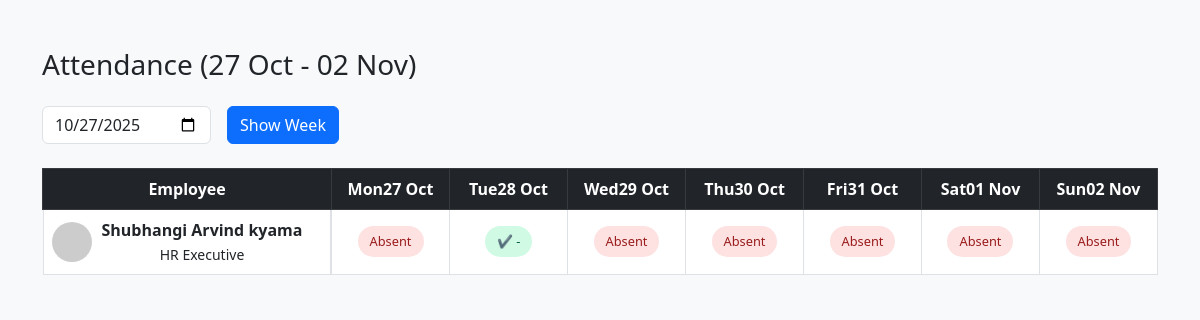
The page /atten_history.php (signed in) on the database its author committed.
### tables this page shows
CREATE TABLE IF NOT EXISTS `employees` (
  `id` int NOT NULL AUTO_INCREMENT,
  `employee_id` varchar(50) DEFAULT NULL,
  `candidate_id` int DEFAULT NULL,
  `full_name` varchar(100) DEFAULT NULL,
  `email` varchar(100) DEFAULT NULL,
  `password` varchar(255) DEFAULT NULL,
  `contact` varchar(15) DEFAULT NULL,
  `gender` varchar(10) DEFAULT NULL,
  `qualification` varchar(100) DEFAULT NULL,
  `dob` date DEFAULT NULL,
  `photo` varchar(255) DEFAULT NULL,
  `experience_status` enum('Yes','No') DEFAULT NULL,
  `experience_details` text,
  `created_at` datetime DEFAULT CURRENT_TIMESTAMP,
  `job_id` int DEFAULT NULL,
  `account_no` varchar(30) DEFAULT NULL,
  `ifsc_code` varchar(15) DEFAULT NULL,
  `bank_name` varchar(100) DEFAULT NULL,
  PRIMARY KEY (`id`),
  UNIQUE KEY `employee_id` (`employee_id`),
  UNIQUE KEY `email` (`email`),
  KEY `candidate_id` (`candidate_id`)
);

CREATE TABLE IF NOT EXISTS `jobs` (
  `job_id` int NOT NULL AUTO_INCREMENT,
  `title` varchar(255) DEFAULT NULL,
  `description` text,
  `posted_date` date NOT NULL DEFAULT (curdate()),
  `from_date` date DEFAULT NULL,
  `to_date` date DEFAULT NULL,
  `image` varchar(255) DEFAULT NULL,
  PRIMARY KEY (`job_id`)
);

CREATE TABLE IF NOT EXISTS `attendance` (
  `id` int NOT NULL AUTO_INCREMENT,
  `employee_id` int NOT NULL,
  `date` date NOT NULL,
  `check_in_time` time DEFAULT NULL,
  `check_out_time` time DEFAULT NULL,
  `total_worked` varchar(20) DEFAULT NULL,
  PRIMARY KEY (`id`),
  UNIQUE KEY `unique_employee_date` (`employee_id`,`date`)
);

### atten_history.php (the view, shortened to what this page needs)
<?php
$conn = new mysqli("localhost", "root", "", "company_db");
$user_email = $conn->real_escape_string($_SESSION['employee_email']);
$stmt = $conn->prepare("SELECT id, full_name, job_id FROM employees WHERE email = ?");
$stmt->bind_param("s", $user_email);
$stmt->execute();
$result = $stmt->get_result();
$employee = $result->fetch_assoc();
$employee_id = $employee['id'];
$jobTitle = "";
$jobRes = $conn->query("SELECT title FROM jobs WHERE job_id = ".$employee['job_id']);
if ($jobRes && $jobRes->num_rows > 0) {
    $jobTitle = $jobRes->fetch_assoc()['title'];
}
$startOfWeek = isset($_GET['week']) ? $_GET['week'] : date('Y-m-d', strtotime('monday this week'));
$endOfWeek   = date('Y-m-d', strtotime($startOfWeek . ' +6 days'));
$sql = "SELECT date, check_in_time, check_out_time
        FROM attendance
        WHERE employee_id = ?
        AND date BETWEEN ? AND ?";
$stmt = $conn->prepare($sql);
$stmt->bind_param("iss", $employee_id, $startOfWeek, $endOfWeek);
$stmt->execute();
$attendanceResult = $stmt->get_result();
$attendanceData = [];
while ($row = $attendanceResult->fetch_assoc()) {
    $attendanceData[$row['date']] = $row;
}
?>
<!DOCTYPE html>
<html lang="en">
<head>
    <link href="https://cdn.jsdelivr.net/npm/bootstrap@5.3.0/dist/css/bootstrap.min.css" rel="stylesheet">
</head>
<body>
<div class="container my-5">
    <h3 class="mb-4">Attendance (<?= date("d M", strtotime($startOfWeek)) ?> - <?= date("d M", strtotime($endOfWeek)) ?>)</h3>
    <form method="GET" class="row g-3 mb-4">
        <div class="col-auto">
            <input type="date" name="week" class="form-control" value="<?= htmlspecialchars($startOfWeek) ?>">
        </div>
        <div class="col-auto">
            <button type="submit" class="btn btn-primary">Show Week</button>
        </div>
    </form>
        <table class="table table-bordered calendar-table">
            <thead class="table-dark">
                <tr>
                    <th>Employee</th>
                    <?php
                    for ($i = 0; $i < 7; $i++) {
                        $day = date('Y-m-d', strtotime("$startOfWeek +$i days"));
                        echo "<th>".date("D<br>d M", strtotime($day))."</th>";
                    }
                    ?>
                </tr>
            </thead>
            <tbody>
                <tr>
                    <td class="emp-info">
                        <div class="emp-avatar"></div>
                        <div>
                            <strong><?= htmlspecialchars($employee['full_name']) ?></strong><br>
                            <small><?= htmlspecialchars($jobTitle) ?></small>
                        </div>
                    </td>
                    <?php
                    for ($i = 0; $i < 7; $i++) {
                        $day = date('Y-m-d', strtotime("$startOfWeek +$i days"));
                        $statusHtml = "<span class='status-badge status-absent'>Absent</span>";
                        if (isset($attendanceData[$day])) {
                            $row = $attendanceData[$day];
                            if (!empty($row['check_in_time'])) {
                                $workHours = "-";
                                $statusHtml = "<span class='status-badge status-present'>✔ $workHours</span>";
                            }
                        }
                        echo "<td>$statusHtml</td>";
                    }
                    ?>
                </tr>
            </tbody>
        </table>
</div>
</body>
</html>

### atten_history.php (style rules this page uses)
body { background: #f8f9fa; }
.calendar-table th, .calendar-table td { text-align: center; vertical-align: middle; min-width: 110px; }
.status-badge { display: inline-block; padding: 6px 12px; border-radius: 20px; font-size: 0.8rem; }
.status-present { background: #d1fae5; color: #065f46; }
.status-absent { background: #fee2e2; color: #991b1b; }
.emp-info { display: flex; align-items: center; gap: 10px; }
.emp-avatar { width: 40px; height: 40px; border-radius: 50%; background: #ccc; }
.table thead th { position: sticky; top: 0; z-index: 2; background: #212529; color: #fff; }

### rows shown on the page
employees: full_name "Shubhangi Arvind kyama"
jobs: title "HR Executive"
attendance: check_in_time "-"

### other values the page prints
date("d M", strtotime($startOfWeek)) "27 Oct"
date("d M", strtotime($endOfWeek)) "02 Nov"
date("D<br>d M", strtotime($day)) "Mon 27 Oct"
date("D<br>d M", strtotime($day)) "Tue 28 Oct"
date("D<br>d M", strtotime($day)) "Wed 29 Oct"
date("D<br>d M", strtotime($day)) "Thu 30 Oct"
date("D<br>d M", strtotime($day)) "Fri 31 Oct"
date("D<br>d M", strtotime($day)) "Sat 01 Nov"
date("D<br>d M", strtotime($day)) "Sun 02 Nov"
